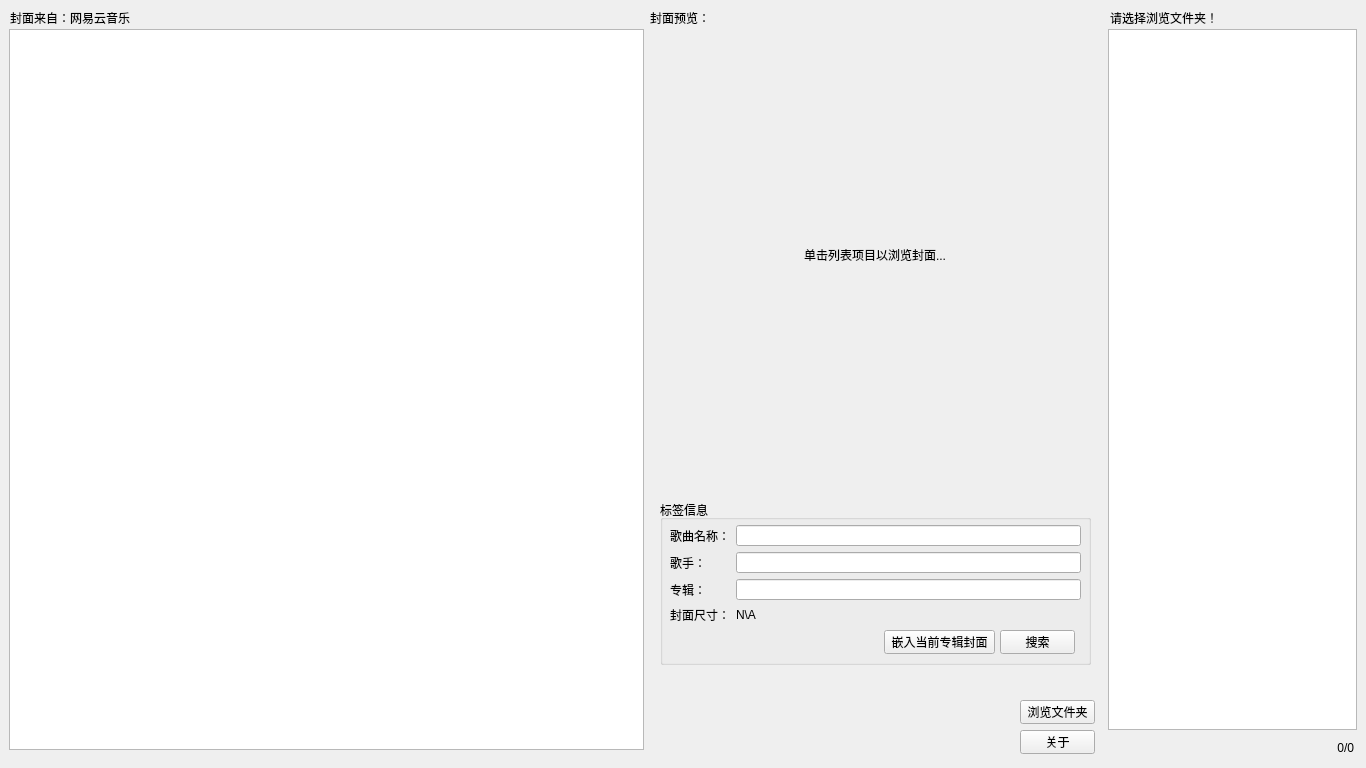
<?xml version="1.0" encoding="UTF-8"?>
<ui version="4.0">
 <class>MainWindow</class>
 <widget class="QMainWindow" name="MainWindow">
  <property name="geometry">
   <rect>
    <x>0</x>
    <y>0</y>
    <width>1366</width>
    <height>768</height>
   </rect>
  </property>
  <property name="minimumSize">
   <size>
    <width>1366</width>
    <height>768</height>
   </size>
  </property>
  <property name="maximumSize">
   <size>
    <width>1366</width>
    <height>768</height>
   </size>
  </property>
  <property name="windowTitle">
   <string>专辑封面管理器</string>
  </property>
  <widget class="QWidget" name="centralwidget">
   <widget class="QLabel" name="cover_label">
    <property name="geometry">
     <rect>
      <x>650</x>
      <y>30</y>
      <width>450</width>
      <height>450</height>
     </rect>
    </property>
    <property name="minimumSize">
     <size>
      <width>450</width>
      <height>450</height>
     </size>
    </property>
    <property name="maximumSize">
     <size>
      <width>450</width>
      <height>450</height>
     </size>
    </property>
    <property name="text">
     <string>单击列表项目以浏览封面...</string>
    </property>
    <property name="scaledContents">
     <bool>true</bool>
    </property>
    <property name="alignment">
     <set>Qt::AlignCenter</set>
    </property>
   </widget>
   <widget class="QListWidget" name="music_listWidget">
    <property name="geometry">
     <rect>
      <x>1108</x>
      <y>29</y>
      <width>249</width>
      <height>701</height>
     </rect>
    </property>
    <property name="maximumSize">
     <size>
      <width>250</width>
      <height>16777215</height>
     </size>
    </property>
   </widget>
   <widget class="QPushButton" name="viewfld_pushButton">
    <property name="geometry">
     <rect>
      <x>1020</x>
      <y>700</y>
      <width>75</width>
      <height>24</height>
     </rect>
    </property>
    <property name="text">
     <string>浏览文件夹</string>
    </property>
   </widget>
   <widget class="QPushButton" name="about_pushButton">
    <property name="geometry">
     <rect>
      <x>1020</x>
      <y>730</y>
      <width>75</width>
      <height>24</height>
     </rect>
    </property>
    <property name="text">
     <string>关于</string>
    </property>
   </widget>
   <widget class="QGroupBox" name="groupBox">
    <property name="geometry">
     <rect>
      <x>660</x>
      <y>500</y>
      <width>431</width>
      <height>165</height>
     </rect>
    </property>
    <property name="title">
     <string>标签信息</string>
    </property>
    <widget class="QPushButton" name="search_pushButton">
     <property name="geometry">
      <rect>
       <x>340</x>
       <y>130</y>
       <width>75</width>
       <height>24</height>
      </rect>
     </property>
     <property name="text">
      <string>搜索</string>
     </property>
    </widget>
    <widget class="QPushButton" name="save_pushButton">
     <property name="geometry">
      <rect>
       <x>224</x>
       <y>130</y>
       <width>111</width>
       <height>24</height>
      </rect>
     </property>
     <property name="text">
      <string>嵌入当前专辑封面</string>
     </property>
    </widget>
    <widget class="QWidget" name="layoutWidget">
     <property name="geometry">
      <rect>
       <x>10</x>
       <y>25</y>
       <width>411</width>
       <height>99</height>
      </rect>
     </property>
     <layout class="QGridLayout" name="gridLayout">
      <item row="0" column="0">
       <widget class="QLabel" name="label_2">
        <property name="text">
         <string>歌曲名称：</string>
        </property>
       </widget>
      </item>
      <item row="0" column="1">
       <widget class="QLineEdit" name="music_lineEdit"/>
      </item>
      <item row="1" column="0">
       <widget class="QLabel" name="label_3">
        <property name="text">
         <string>歌手：</string>
        </property>
       </widget>
      </item>
      <item row="1" column="1">
       <widget class="QLineEdit" name="singer_lineEdit"/>
      </item>
      <item row="2" column="0">
       <widget class="QLabel" name="label_4">
        <property name="text">
         <string>专辑：</string>
        </property>
       </widget>
      </item>
      <item row="2" column="1">
       <widget class="QLineEdit" name="al_lineEdit"/>
      </item>
      <item row="3" column="0">
       <widget class="QLabel" name="label">
        <property name="text">
         <string>封面尺寸：</string>
        </property>
       </widget>
      </item>
      <item row="3" column="1">
       <widget class="QLabel" name="size_label">
        <property name="text">
         <string>N\A</string>
        </property>
       </widget>
      </item>
     </layout>
    </widget>
   </widget>
   <widget class="QListWidget" name="cover_listWidget">
    <property name="geometry">
     <rect>
      <x>9</x>
      <y>29</y>
      <width>635</width>
      <height>721</height>
     </rect>
    </property>
    <property name="minimumSize">
     <size>
      <width>635</width>
      <height>0</height>
     </size>
    </property>
    <property name="font">
     <font>
      <pointsize>14</pointsize>
     </font>
    </property>
    <property name="iconSize">
     <size>
      <width>150</width>
      <height>150</height>
     </size>
    </property>
    <property name="wordWrap">
     <bool>true</bool>
    </property>
   </widget>
   <widget class="QLabel" name="path_label">
    <property name="geometry">
     <rect>
      <x>1110</x>
      <y>10</y>
      <width>241</width>
      <height>16</height>
     </rect>
    </property>
    <property name="text">
     <string>请选择浏览文件夹！</string>
    </property>
   </widget>
   <widget class="QLabel" name="count_label">
    <property name="geometry">
     <rect>
      <x>1300</x>
      <y>740</y>
      <width>54</width>
      <height>16</height>
     </rect>
    </property>
    <property name="text">
     <string>0/0</string>
    </property>
    <property name="alignment">
     <set>Qt::AlignRight|Qt::AlignTrailing|Qt::AlignVCenter</set>
    </property>
   </widget>
   <widget class="QLabel" name="label_5">
    <property name="geometry">
     <rect>
      <x>10</x>
      <y>10</y>
      <width>161</width>
      <height>16</height>
     </rect>
    </property>
    <property name="text">
     <string>封面来自：网易云音乐</string>
    </property>
   </widget>
   <widget class="QLabel" name="label_6">
    <property name="geometry">
     <rect>
      <x>650</x>
      <y>10</y>
      <width>111</width>
      <height>16</height>
     </rect>
    </property>
    <property name="text">
     <string>封面预览：</string>
    </property>
   </widget>
   <widget class="QLabel" name="file_path_label">
    <property name="geometry">
     <rect>
      <x>660</x>
      <y>670</y>
      <width>431</width>
      <height>16</height>
     </rect>
    </property>
    <property name="text">
     <string/>
    </property>
   </widget>
  </widget>
 </widget>
 <tabstops>
  <tabstop>music_listWidget</tabstop>
  <tabstop>cover_listWidget</tabstop>
  <tabstop>music_lineEdit</tabstop>
  <tabstop>singer_lineEdit</tabstop>
  <tabstop>al_lineEdit</tabstop>
  <tabstop>save_pushButton</tabstop>
  <tabstop>search_pushButton</tabstop>
  <tabstop>viewfld_pushButton</tabstop>
  <tabstop>about_pushButton</tabstop>
 </tabstops>
 <resources/>
 <connections/>
</ui>
